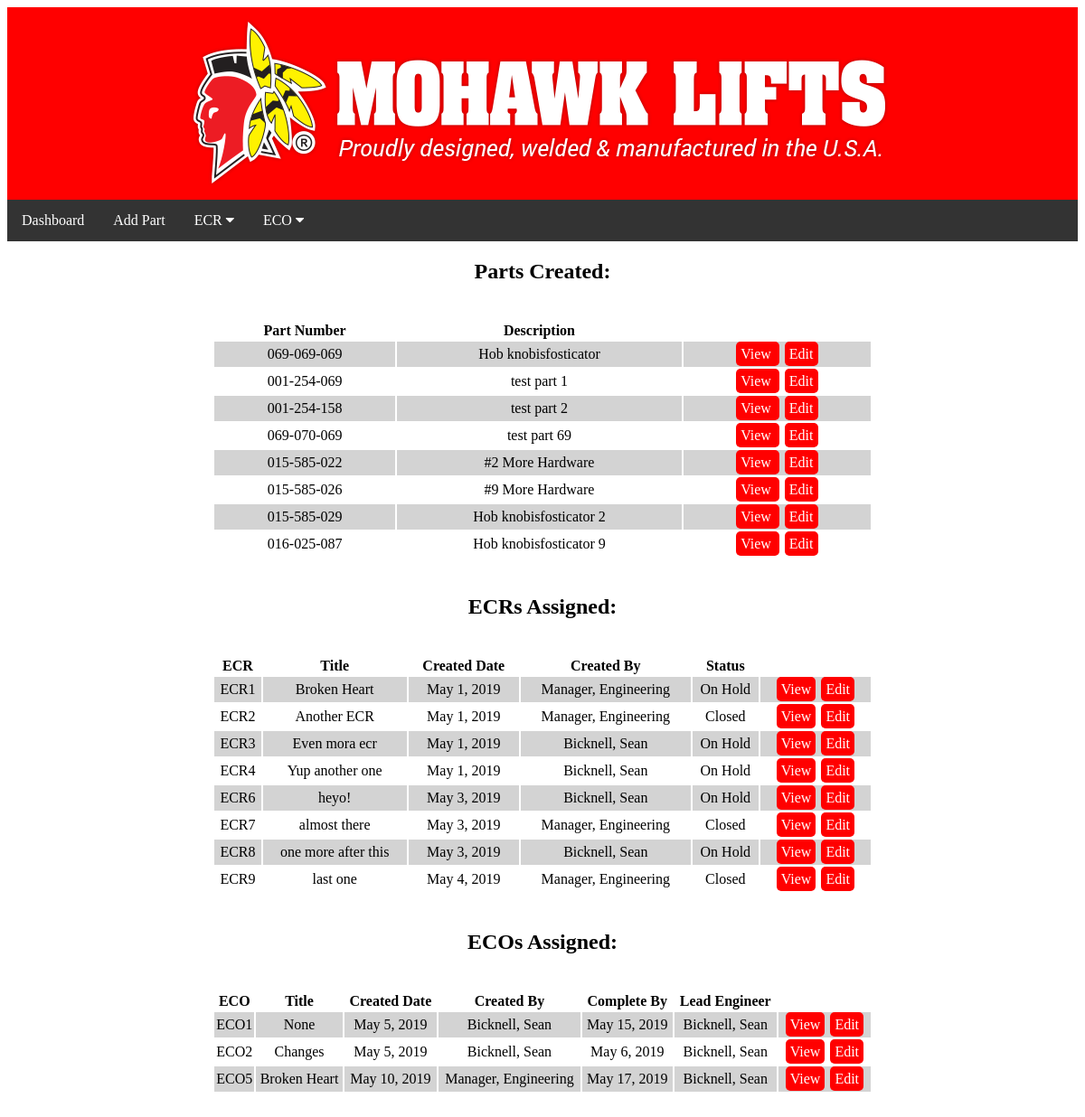
Page /dashboard/ (signed in) on the earlier database version.
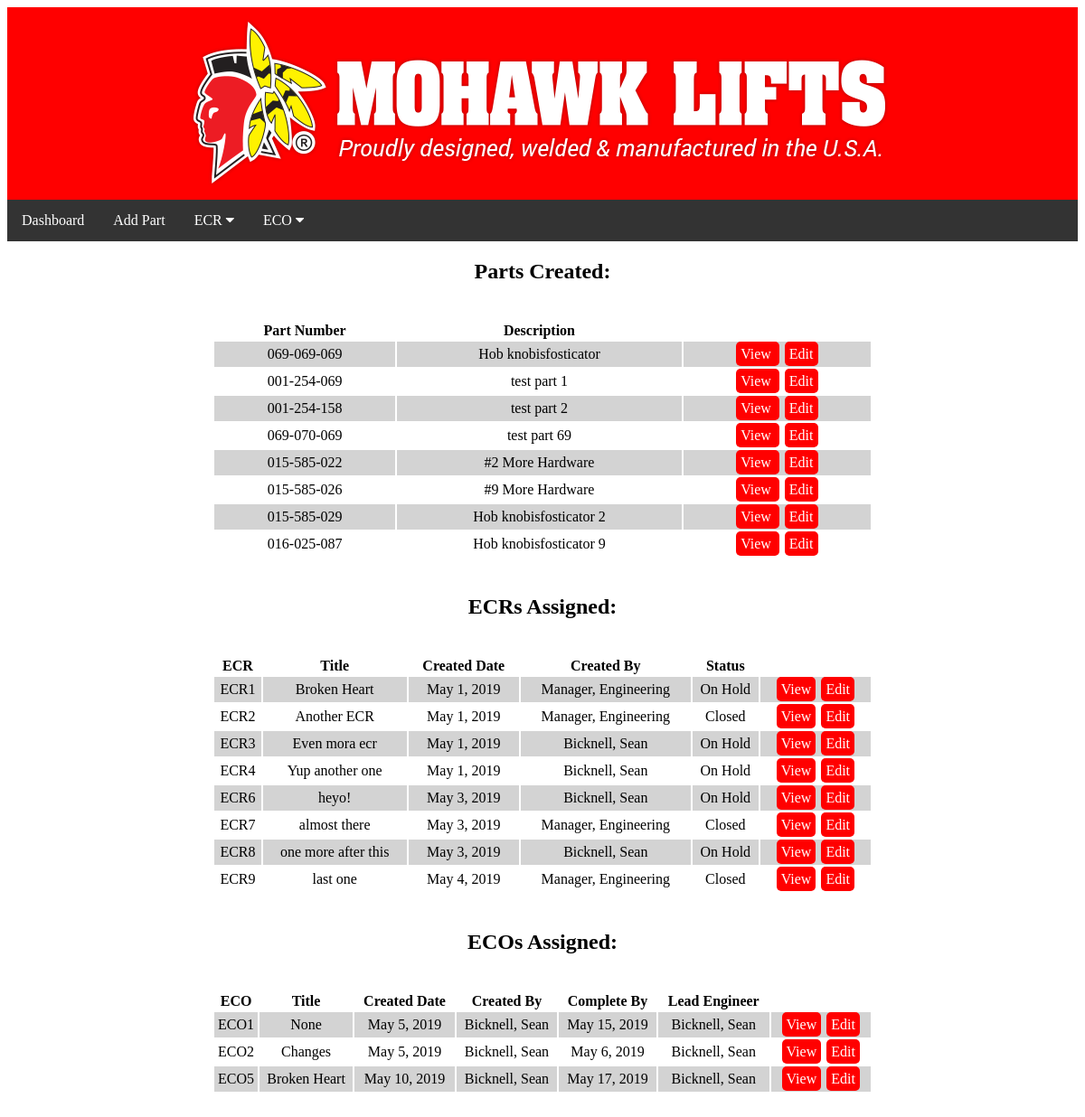
Same page on the later database version.
### changes/models.py (models this page shows, shortened)
class ECO(models.Model):
    STATUS_CHOICES = (
        ('OH', 'On Hold'),
        ('CL', 'Complete'),
        ('IP', 'In Progress'),
        ('OP', 'Open'),
        ('CR', 'Created'),
    )
    ITEM_STATUS_CHOICES = (
        ('CL', 'Complete'),
        ('IP', 'In Progress'),
        ('NA', 'Not Applicable')
    )
    PRIORITY_CHOICES = {
        ('1', 'High'),
        ('2', 'Medium'),
        ('3', 'Low'),
    }
    eco_title = models.CharField(max_length=300, blank=True, null=True)
    create_date = models.DateField(auto_now_add=True, blank=True, null=True)
    deadline = models.DateField(blank=True, null=True)
    ECO_number = models.AutoField(primary_key=True, verbose_name="ECO Number")
    ECR_number = models.ForeignKey('ECR', on_delete=models.CASCADE, verbose_name="Related ECR")
    part_numbers = models.ManyToManyField("parts.Part", verbose_name="Affected Part Numbers")
    product = models.CharField(max_length=50, blank=True, null=True)
    initiated_by = models.ForeignKey(settings.AUTH_USER_MODEL, on_delete=models.CASCADE, blank=True, null=True)
    engineer = models.ForeignKey(settings.AUTH_USER_MODEL, on_delete=models.CASCADE, related_name="ECO", blank=True, null=True)
    change = models.CharField(max_length=300, blank=True, null=True)
    reason = models.CharField(max_length=300, blank=True, null=True)
    go = models.CharField(max_length=10, blank=True, null=True)
    go_status = models.CharField(max_length=20, choices=ITEM_STATUS_CHOICES, blank=True, null=True)
    go_notes = models.CharField(max_length=300, blank=True, null=True)
    test = models.CharField(max_length=10, blank=True, null=True)
    test_status = models.CharField(max_length=20, choices=ITEM_STATUS_CHOICES, blank=True, null=True)
    test_notes = models.CharField(max_length=300, blank=True, null=True)
    calcs = models.CharField(max_length=10, blank=True, null=True)
    calcs_status = models.CharField(max_length=20, choices=ITEM_STATUS_CHOICES, blank=True, null=True)
    calcs_notes = models.CharField(max_length=300, blank=True, null=True)
    archive = models.CharField(max_length=10, blank=True, null=True)
    archive_status = models.CharField(max_length=20, choices=ITEM_STATUS_CHOICES, blank=True, null=True)
    archive_notes = models.CharField(max_length=300, blank=True, null=True)
    part = models.CharField(max_length=10, blank=True, null=True)
    part_status = models.CharField(max_length=20, choices=ITEM_STATUS_CHOICES, blank=True, null=True)
    part_notes = models.CharField(max_length=300, blank=True, null=True)
    drawings = models.CharField(max_length=10, blank=True, null=True)
    drawings_status = models.CharField(max_length=20, choices=ITEM_STATUS_CHOICES, blank=True, null=True)
    drawings_notes = models.CharField(max_length=300, blank=True, null=True)
    jigs = models.CharField(max_length=10, blank=True, null=True)
    jigs_status = models.CharField(max_length=20, choices=ITEM_STATUS_CHOICES, blank=True, null=True)
    jigs_notes = models.CharField(max_length=300, blank=True, null=True)
    patterns = models.CharField(max_length=10, blank=True, null=True)
    patterns_status = models.CharField(max_length=20, choices=ITEM_STATUS_CHOICES, blank=True, null=True)
    patterns_notes = models.CharField(max_length=300, blank=True, null=True)
    completed_date = models.DateField(blank=True, null=True)
    eng_sign = models.CharField(max_length=30,  blank=True, null=True)
    oa_status = models.CharField(max_length=30, choices=STATUS_CHOICES, default="Created")
    priority = models.CharField(max_length=3, choices=PRIORITY_CHOICES, default='1')

### changes/views.py (the view)
# urls.py: path('dashboard/', cViews.dashboard, name="dashboard"),
def dashboard(request):
    if request.user.is_authenticated:
        ecrs = ECR.objects.filter(engineer__exact=request.user)
        ecos = ECO.objects.filter(engineer__exact=request.user)
        parts = Part.objects.filter(initiated_by__exact=request.user)
        return render(request, 'changes/dashboard.html', {'ecrs': ecrs, 'ecos': ecos, 'parts': parts})
    else:
        return render(request, 'redirect.html')

### changeMan/templates/changes/dashboard.html (shortened to what this page needs)
{% extends 'base.html' %}
{% block content %}
{% load static %}
<link rel="stylesheet" href= "{% static "css/ecr_list.css" %}">
{% if user.is_authenticated %}
<div>
  <h2>Parts Created:</h2>
    {% if parts %}
    <table>
      <tr>
        <th>Part Number</th>
        <th>Description</th>
      </tr>
      {% for part in parts %}
        <tr>
          <td>{{ part.part_number }}</td>
          <td>{{ part.part_description }}</td>
          <td><a class="button" href="{% url 'part_summary' part.part_number %}">View </a><a class="button" href="">Edit</a></td>
        </tr>
      {% endfor %}
    </table>
    {% else %}
      No Parts
    {% endif %}
</div>
<div>
  <h2>ECRs Assigned:</h2>
    <table>
  <tr>
    <th>ECR</th>
    <th>Title</th>
    <th>Created Date</th>
    <th>Created By</th>
    <th>Status</th>
  </tr>
  {% for ecr in ecrs %}
  <tr>
    <td class="ecr-num cell">ECR{{ ecr.ECR_number }}<div class="ecr-notes hidden"><span class="">Notes:</span> {{ ecr.notes }}</div></td>
    <td class="cell">{{ ecr.ecr_title }}</td>
    <td class="cell">{{ ecr.create_date }}</td>
    <td class="cell">{{ ecr.initiated_by.last_name}}, {{ ecr.initiated_by.first_name }}</td>
    <td class="cell">{{ ecr.get_status_display }}</td>
    <td class="cell"><a class="button" href="{% url 'ecr_detail' ecr.ECR_number %}">View</a><a class="button" href="{% url 'ecr_edit' ecr.ECR_number %}">Edit</a></td>
  </tr>
  {% endfor %}
  </table>
</div>
<div>
  <h2>ECOs Assigned:</h2>
    <table>
  <tr>
    <th>ECO</th>
    <th>Title</th>
    <th>Created Date</th>
    <th>Created By</th>
    <th>Complete By</th>
    <th>Lead Engineer</th>
  </tr>
  {% for eco in ecos %}
  <tr>
    <td class="cell">ECO{{ eco.ECO_number }}</td>
    <td class="cell">{{ eco.eco_title }}</td>
    <td class="cell">{{ eco.create_date }}</td>
    <td class="cell">{{ eco.initiated_by.last_name }}, {{ eco.initiated_by.first_name }}</td>
    <td class="cell">{{ eco.deadline }}</td>
    <td class="cell">{{ eco.engineer.last_name }}, {{ eco.engineer.first_name }}</td>
    <td class="cell"><a class="button" href="{% url 'eco_detail' eco.ECO_number %}">View</a><a class="button" href="{% url 'eco_edit' eco.ECO_number %}">Edit</a></td>
  </tr>
  {% endfor %}
</table>
</div>
{% else %}
   {% include 'redirect.html' %}
{% endif %}
{% endblock %}

Differences in the rows shown:
changed ECO "Broken Heart": initiated_by.last_name "Manager" → "Bicknell"; initiated_by.first_name "Engineering" → "Sean"
